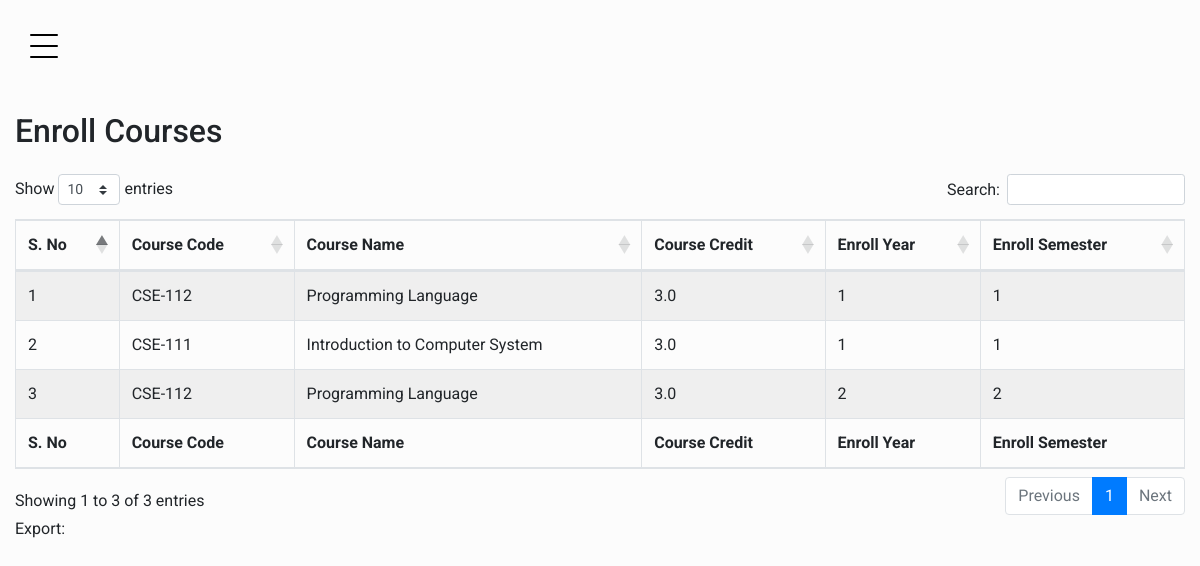
The app's page /student_portal/enroll/ (signed in) with its own data.
### std_portal/models.py (models this page shows, shortened)
class Enroll(models.Model):
    student = models.ForeignKey(StudentRegistrationUni, on_delete=models.CASCADE, null=True)
    course = models.ForeignKey(Course, on_delete=models.CASCADE, null=True)
    enroll_year = models.IntegerField(blank=True, null=True)
    enroll_semester = models.IntegerField(blank=True, null=True)

class Course(models.Model):
    department = models.ForeignKey(Department, on_delete=models.CASCADE, null=True)
    course_name = models.CharField(max_length=120, null=True)
    course_code = models.CharField(max_length=120, null=True)
    course_credit = models.FloatField(null=True)

### std_portal/views.py (the view)
# urls.py: path('enroll/',views.enroll_view,name='enroll'),
@login_required(login_url='login')
def enroll_view(request):
    enrollObjs = Enroll.objects.filter(student = request.user.studentregistrationuni)
    context = {
        'enrollobjs':enrollObjs
    }
    return render(request,'std_portal/enroll.html',context)

### std_portal/custom_context_processor.py (called while the page is built)
def get_profile_image(request):
    student = ''
    if hasattr(request.user, 'studentregistrationuni' ):
        student = 'uni'
    elif hasattr(request.user, 'studentregistrationcollage'):
        student = 'clg'
    context = {
        'student': student
    }
    return context

### std_portal/templates/std_portal/enroll.html (shortened to what this page needs)
{% extends 'std_portal/base.html' %}
{% load static %}
{% block main %}
<div class="row justify-content-center">
    <div class="col-md-12 mb-3">
        <h2>Enroll Courses</h2>
    </div>
    <div class="col-md-12 table-responsive">
        <table id="example" class="table table-striped table-bordered" style="width:100%">
            <thead>
                <tr>
                    <th>S. No</th>
                    <th>Course Code</th>
                    <th>Course Name</th>
                    <th>Course Credit</th>
                    <th>Enroll Year</th>
                    <th>Enroll Semester</th>
                </tr>
            </thead>
            <tbody>
                {% for obj in enrollobjs %}
                <tr>
                    <td>{{ forloop.counter }}</td>
                    <td>{{obj.course.course_code}}</td>
                    <td>{{obj.course.course_name}}</td>
                    <td>{{obj.course.course_credit}}</td>
                    <td>{{obj.enroll_year}}</td>
                    <td>{{obj.enroll_semester}}</td>
                </tr>
                {% endfor %}
            </tbody>
            <tfoot>
                <tr>
                    <th>S. No</th>
                    <th>Course Code</th>
                    <th>Course Name</th>
                    <th>Course Credit</th>
                    <th>Enroll Year</th>
                    <th>Enroll Semester</th>
                </tr>
            </tfoot>
        </table>
    </div>
    <div class="col-md-12">
        <div class="export">
            <span>Export: </span>
        </div>
    </div>
</div>
{% endblock main %}

### static/assets/std_portal/css/style.css (style rules this page uses)
body { font-family: "Roboto", -apple-system, BlinkMacSystemFont, "Segoe UI", Roboto, "Helvetica Neue", Arial, "Noto Sans", sans-serif, "Apple Color Emoji", "Segoe UI Emoji", "Segoe UI Symbol", "Noto Color Emoji"; background-color: #fcfcfc; }
h1, h2, h3, h4, h5, h6, .h1, .h2, .h3, .h4, .h5, .h6 { font-family: "Roboto", -apple-system, BlinkMacSystemFont, "Segoe UI", Roboto, "Helvetica Neue", Arial, "Noto Sans", sans-serif, "Apple Color Emoji", "Segoe UI Emoji", "Segoe UI Symbol", "Noto Color Emoji"; }
body { position: relative; }
body:before { position: absolute; content: ""; z-index: 1; top: 0; left: 0; right: 0; bottom: 0; background-color: rgba(0, 0, 0, 0.05); opacity: 0; visibility: hidden; -webkit-transition: .3s all ease-in-out; transition: .3s all ease-in-out; }

### records on screen
Enroll: course.course_code "CSE-112", course.course_name "Programming Language", course.course_credit "3.0", enroll_year "1", enroll_semester "1"
Enroll: course.course_code "CSE-111", course.course_name "Introduction to Computer System", course.course_credit "3.0", enroll_year "1", enroll_semester "1"
Enroll: course.course_code "CSE-112", course.course_name "Programming Language", course.course_credit "3.0", enroll_year "2", enroll_semester "2"
